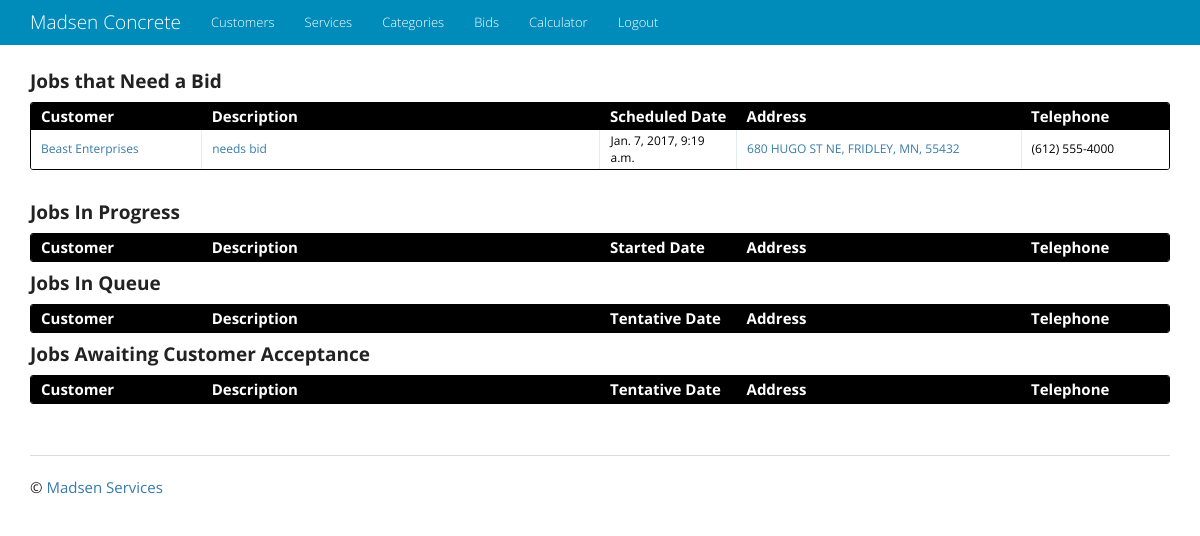
Before: / with the older database file.
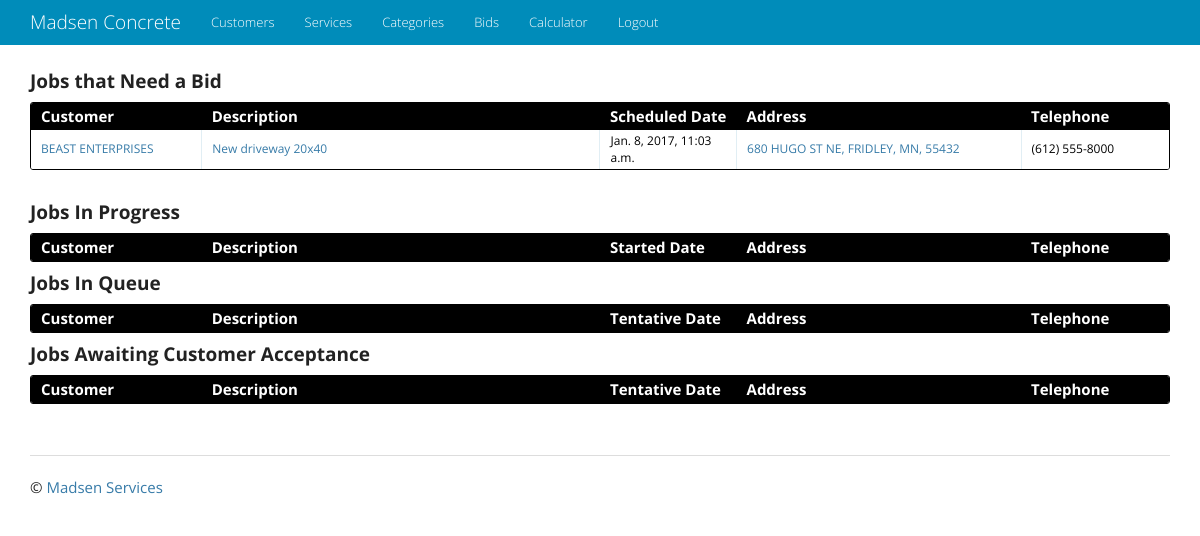
After: the same page with the newer database file.
### bid/models.py (models this page shows, shortened)
class Bid(models.Model):
    description = models.CharField(max_length=2000)
    notes = models.CharField(max_length=2000, blank=True)
    timestamp = models.DateTimeField(auto_now_add=True)
    customer = models.ForeignKey('customer.Customer', on_delete=models.CASCADE)
    address = models.ForeignKey('address.Address')
    scheduled_bid_date = models.DateTimeField(null=True, blank=True)
    tentative_start = models.DateField(null=True, blank=True)
    actual_start = models.DateField(null=True, blank=True)
    completion_date = models.DateField(null=True, blank=True)
    down_payment_amount = models.FloatField(default=0)
    down_payment_date = models.DateField(null=True, blank=True)
    final_payment_amount = models.FloatField(default=0)
    final_payment_date = models.DateField(null=True, blank=True)
    status = models.CharField(max_length=2000, choices=BID_STATUS, default='Needs Bid')
    class Meta:
        verbose_name_plural = 'Bids'

### customer/models.py (models this page shows, shortened)
class Customer(models.Model):
    first_name = models.CharField(max_length=64, help_text="Enter the customer's first name")
    last_name = models.CharField(max_length=64, blank=True, help_text="Enter the customer's last name")
    company_name = models.CharField(max_length=128, blank=True, help_text="Enter the company name")
    email = models.EmailField(help_text="Enter the customer email address", blank=True)
    telephone = models.CharField(max_length=10, blank=True, help_text="Enter the customer telephone number")
    created_date = models.DateTimeField(auto_now_add=True)
    class Meta:
        verbose_name_plural = 'Customers'
    def __str__(self):
        if self.company_name:
            return self.company_name
        else:
            return '{} {}'.format(self.first_name, self.last_name)

### address/models.py (models this page shows, shortened)
class Address(models.Model):
    street = models.CharField(max_length=128, blank=True, help_text="Enter the street address")
    city = models.CharField(max_length=50, blank=True, help_text="Enter the city")
    state = models.CharField(max_length=2, blank=True, help_text="Enter the 2 digit state abbreviation")
    zip = models.CharField(max_length=5, blank=True, help_text="Enter the 5 digit zipcode")
    customer = models.ForeignKey('customer.Customer', on_delete=models.CASCADE)
    class Meta:
        verbose_name_plural = 'Addresses'
    def __str__(self):
        return '{0}, {1}, {2}, {3}'.format(self.street, self.city, self.state, self.zip)

### overview/views.py (the view)
# urls.py: url(r'^$', OverviewList.as_view(), name='overview_list'),
class OverviewList(ListView):
    model = Bid
    template_name = 'overview/overview_list.html'

### customer/templatetags/format_telephone.py (called while the page is built)
@register.filter
def format_telephone(value):
    if len(value) == 10:
        value = "({}) {}-{}".format(value[:3], value[3:6], value[6:])
    return value

### customer/templatetags/urlify.py (called while the page is built)
@register.filter
def urlify(value):
    value = quote_plus(value)
    return value

### templates/overview/overview_list.html (shortened to what this page needs)
{% extends "base.html" %}
{% load urlify %}
{% load format_telephone %}
{% block content %}
<div class="entries">
  <h4><strong>Jobs that Need a Bid</strong></h4>
  <div class="datagrid">
    <table>
      <thead>
        <tr>
          <th width="15%"><strong>Customer</strong></th>
          <th width="35%"><strong>Description</strong></th>
          <th width="12%"><strong>Scheduled Date</strong></th>
          <th width="25%"><strong>Address</strong></th>
          <th width="13%"><strong>Telephone</strong></th>
        </tr>
      </thead>
    {% for bid in object_list %}
        {% if bid.status == 'Needs Bid' %}
          <tr style="{% cycle 'background: white' 'background: #F0F0F0' %}">
              <td><a href="{% url 'customer_app:customer_detail' pk=bid.customer.id %}">{{ bid.customer }}</a></td>
              <td><a href="{% url 'bid_app:bid_update' pk=bid.pk %}">{{ bid.description }}</a></td>
              <td>{{ bid.scheduled_bid_date }}</td>
              <td><a href="https://www.google.com/maps/place/{{ bid.address.street|urlify|add:'+'|add:bid.address.zip }}"
                     target="_blank">{{ bid.address }}</a></td>
              <td>{{ bid.customer.telephone|format_telephone }}</td>
        {% endif %}
    {% endfor %}
    </table>
  </div>
</div>
<br>
<div class="entries">
  <h4><strong>Jobs In Progress</strong></h4>
  <div class="datagrid">
    <table>
      <thead>
        <tr>
          <th width="15%"><strong>Customer</strong></th>
          <th width="35%"><strong>Description</strong></th>
          <th width="12%"><strong>Started Date</strong></th>
          <th width="25%"><strong>Address</strong></th>
          <th width="13%"><strong>Telephone</strong></th>
        </tr>
      </thead>
    </table>
  </div>
</div>
<div class="entries">
  <h4><strong>Jobs In Queue</strong></h4>
  <div class="datagrid">
    <table>
      <thead>
        <tr>
          <th width="15%"><strong>Customer</strong></th>
          <th width="35%"><strong>Description</strong></th>
          <th width="12%"><strong>Tentative Date</strong></th>
          <th width="25%"><strong>Address</strong></th>
          <th width="13%"><strong>Telephone</strong></th>
        </tr>
      </thead>
    </table>
  </div>
</div>
<div class="entries">
  <h4><strong>Jobs Awaiting Customer Acceptance</strong></h4>
  <div class="datagrid">
    <table>
      <thead>
        <tr>
          <th width="15%"><strong>Customer</strong></th>
          <th width="35%"><strong>Description</strong></th>
          <th width="12%"><strong>Tentative Date</strong></th>
          <th width="25%"><strong>Address</strong></th>
          <th width="13%"><strong>Telephone</strong></th>
        </tr>
      </thead>
    </table>
  </div>
</div>
{% endblock content %}

### templates/base.html (shortened to what this page needs)
<!DOCTYPE html>
<html lang="en">
  <head>
    {% load staticfiles %}
    <link rel="stylesheet" type="text/css" href="{% static 'css/bootstrap.min.css' %}" />
    <link rel="stylesheet" type="text/css" href="{% static 'css/main.css' %}" />
    <link rel="stylesheet" type="text/css" href="{% static 'css/jquery-ui.css' %}" />
    <link rel="stylesheet" type="text/css" href="{% static 'css/jquery-ui-timepicker-addon.css' %}" />
  </head>
  <body>
    <div class="navbar navbar-inverse navbar-fixed-top" role="navigation">
      <div class="container">
        <div class="navbar-header">
          <a class="navbar-brand" href="/overview">Madsen Concrete</a>
        </div>
        <div class="collapse navbar-collapse">
          <ul class="nav navbar-nav">
              <li><a href="/customer">Customers</a></li>
              <li><a href="/service">Services</a></li>
              <li><a href="/category">Categories</a></li>
              <li><a href="/bid">Bids</a></li>
              <li><a href="/calculator">Calculator</a></li>
              <li><a href="/accounts/logout">Logout</a></li>
          </ul>
        </div>
      </div>
    </div>
    <div class="container">
      <div class="content">
        {% block content %}
        {% endblock %}
      </div>
      <div class="footer">
        <hr>
        <p>&copy; <a target="_blank" href="http://www.madsenservices.com">Madsen Services</a></p>
      </div>
    </div>
  </body>
</html>

### static/css/main.css (style rules this page uses)
body { padding: 60px 0; background: #ffffff; }
a, h1, h2 { color: #377BA8; }
.entries { list-style: none; margin: 0; padding: 0; }
.datagrid table { border-collapse: collapse; text-align: left; width: 100%; }
.datagrid { background: #fff; overflow: hidden; border: 1px solid #000000; border-radius: 3px; }
.datagrid table td, .datagrid table th { padding: 3px 10px; }
.datagrid table thead th { background-color:#000000; color:#FFFFFF; font-size: 15px; font-weight: bold; }
.datagrid table thead th:first-child { border: none; }
.datagrid table tbody td { color: #000000; border-left: 1px solid #E1EEF4; font-size: 12px; font-weight: normal; }
.datagrid table tbody td:first-child { border-left: none; }
.datagrid table tbody tr:last-child td { border-bottom: none; }
.footer { padding-top: 30px; }

Changed rows visible on the page:
removed Bid: customer "Beast Enterprises", description "needs bid", scheduled_bid_date "Jan. 7, 2017, 9:19 a.m.", address "680 HUGO ST NE, FRIDLEY, MN, 55432", customer.telephone "(612) 555-4000"
added Bid: customer "BEAST ENTERPRISES", description "New driveway 20x40", scheduled_bid_date "Jan. 8, 2017, 11:03 a.m.", address "680 HUGO ST NE, FRIDLEY, MN, 55432", customer.telephone "(612) 555-8000"
